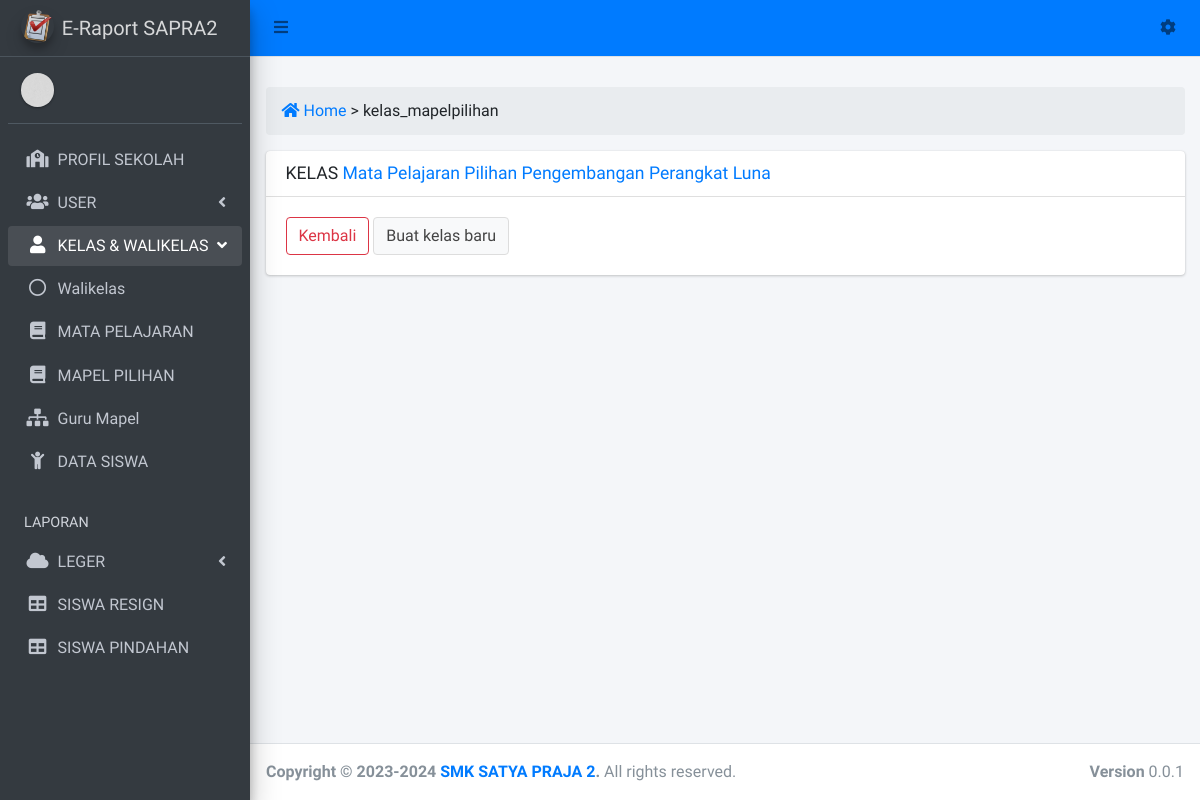
/admin?view=kelas_mapelpilihan&kode_mapelsub=mpp_pplg, run on an earlier commit of the app's database.
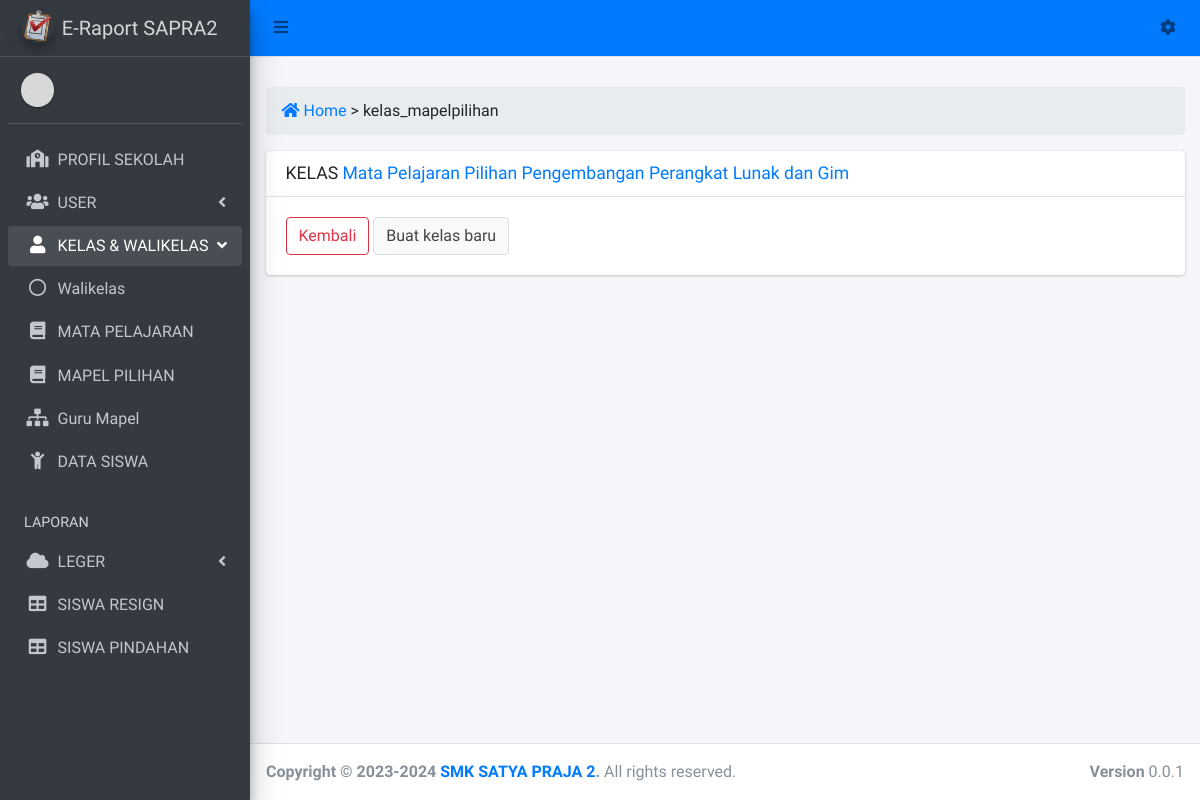
And on a later commit of the database.
### tables this page shows
CREATE TABLE `tb_mapelsub` (
  `id_mapelsub` int(10) NOT NULL,
  `kode_mapelsub` varchar(15) NOT NULL,
  `kode_mapel` varchar(15) NOT NULL,
  `nama_submapel` varchar(150) NOT NULL
);

### view/operator/kelas_mapelpilihan.php (the view, shortened to what this page needs)
<div class="row">
  <div class="col-sm-12">
    <ol class="breadcrumb <?= $bg_breadcrumb;  ?>">
	    <li><a href="admin" class="pr-1"><i class="fas fa-home"></i> Home</a></li>
	    <li class="active"> > <?= $_GET['view'] ?: 'Dashboard'; ?></li>
	  </ol>
  </div>
</div>
<?php
$query = mysqli_query($koneksi, "select * from tb_mapelsub where kode_mapel = 'mpp' and kode_mapelsub = '".$_GET['kode_mapelsub']."'");
$data = mysqli_fetch_array($query);
?>
<div class="row">
	<div class="col-sm-12">
		<div class="card">
			<div class="card-header">
				<h3 class="card-title">KELAS <a href=""><?= $data['nama_submapel'] ?></a></h3>
			</div>
			<div class="card-body">
			<div class="row">
				<div class="col-sm-6">
					<a href="?view=mapel_pilihan" class="btn btn-outline-danger">Kembali</a>
					<button type="button" class="btn btn-default" data-toggle="modal" data-target="#modal-default">
            Buat kelas baru
          </button>
        </div>
				<div class="col-sm-6">
				</div>
			</div>
			</div>
		</div>
	</div>
</div>

### admin.php (shortened to what this page needs)
<?php
require_once('koneksi.php');
?>
<!DOCTYPE html>
<html lang="en">
<head>
  <link rel="stylesheet" href="plugins/fontawesome-free/css/all.min.css">
  <link rel="stylesheet" href="plugins/overlayScrollbars/css/OverlayScrollbars.min.css">
  <link rel="stylesheet" href="dist/css/adminlte.min.css">
  <link rel="stylesheet" href="plugins/datatables-bs4/css/dataTables.bootstrap4.min.css">
  <link rel="stylesheet" href="plugins/datatables-responsive/css/responsive.bootstrap4.min.css">
  <link rel="stylesheet" href="plugins/select2/css/select2.min.css">
  <link rel="stylesheet" href="plugins/select2-bootstrap4-theme/select2-bootstrap4.min.css">
</head>
<body class="hold-transition sidebar-mini layout-fixed layout-navbar-fixed layout-footer-fixed">
<div class="wrapper">
  <nav class="main-header navbar navbar-expand navbar-primary navbar-light">
    <ul class="navbar-nav">
      <li class="nav-item">
        <a class="nav-link" data-widget="pushmenu" href="#" role="button"><i class="fas fa-bars"></i></a>
      </li>
      <li class="nav-item d-none d-sm-inline-block">
        <a href="admin" class="nav-link"><?= $_SESSION['session']; ?></a>
      </li>
    </ul>
    <ul class="navbar-nav ml-auto">
      <li class="nav-item dropdown">
        <a class="nav-link" data-toggle="dropdown" href="#">
          <i class="fas fa-cog"></i>
        </a>
      </li>
    </ul>
  </nav>
  <aside class="main-sidebar sidebar-dark-light bg elevation-4">
    <a href="admin" class="brand-link">
      <img src="dist/img/lrapor.png" alt="AdminLTE Logo" class="brand-image img-circle elevation-3"
           style="opacity: .8">
      <span class="brand-text font-weight-light">E-Raport SAPRA2</span>
    </a>
    <div class="sidebar">
      <div class="user-panel mt-3 pb-3 mb-3 d-flex">
        <div class="image">
          <img src="dist/img/boxed-bg.jpg" class="img-circle elevation-1" alt="User Image">
        </div>
        <div class="info">
        </div>
      </div>
      <nav class="mt-2">
        <ul class="nav nav-pills nav-sidebar flex-column" data-widget="treeview" role="menu" data-accordion="false">
          <li class="nav-item">
            <a href="?view=profil_sekolah" class="nav-link <?= $_GET['view'] == 'profil_sekolah' ? 'active' : ''; ?>">
              <i class="nav-icon fas fa-school"></i>
              <p>
                PROFIL SEKOLAH
              </p>
            </a>
          </li>
          <li class="nav-item">
            <a href="#" class="nav-link">
              <i class="nav-icon fas fa-users"></i>
              <p>
                USER
                <i class="fas fa-angle-left right"></i>
              </p>
            </a>
          </li>
          <li class="nav-item menu-open">
            <a href="#" class="nav-link">
              <i class="nav-icon fas fa-user"></i>
              <p>
                KELAS & WALIKELAS
                <i class="fas fa-angle-left right"></i>
              </p>
            </a>
            <ul class="nav nav-treeview">
              <li class="nav-item">
                <a href="admin?view=walikelas" class="nav-link <?= $_GET['view'] == 'walikelas' ? 'active' : ''; ?>">
                  <i class="far fa-circle nav-icon"></i>
                  <p>Walikelas</p>
                </a>
              </li>
            </ul>
          </li>
          <li class="nav-item">
            <a href="admin?view=mapel_page" class="nav-link <?= $_GET['view'] == 'mapel_page' ? 'active' : ''; ?>">
              <i class="nav-icon fas  fa-book"></i>
              <p>
                MATA PELAJARAN
              </p>
            </a>
          </li>
          <li class="nav-item">
            <a href="admin?view=mapel_pilihan" class="nav-link <?= $_GET['view'] == 'mapel_pilihan' ? 'active' : ''; ?>">
              <i class="nav-icon fas  fa-book"></i>
              <p>
                MAPEL PILIHAN
              </p>
            </a>
          </li>
          <li class="nav-item">
            <a href="admin?view=guru_mapel" class="nav-link <?= $_GET['view'] == 'guru_mapel' ? 'active' : ''; ?>">
              <i class="nav-icon fas  fa-sitemap"></i>
              <p>
                Guru Mapel
              </p>
            </a>
          </li>
          <li class="nav-item">
            <a href="admin?view=siswa" class="nav-link <?= $_GET['view'] == 'siswa' ? 'active' : ''; ?>">
              <i class="nav-icon fas fa-child"></i>
              <p>
                DATA SISWA
              </p>
            </a>
          </li>
        <li class="nav-header">LAPORAN</li>
        <li class="nav-item">
          <a href="#" class="nav-link">
            <i class="nav-icon fas fa-cloud"></i>
            <p>LEGER<i class="fas fa-angle-left right"></i></p>
          </a>
        </li>
        <li class="nav-item">
          <a href="?view=siswa_resign" class="nav-link <?= $_GET['view'] == 'siswa_resign' ? 'active' : ''; ?>">
            <i class="nav-icon fas fa-table"></i>
            <p>SISWA RESIGN</p>
          </a>
        </li>
        <li class="nav-item">
          <a href="?view=siswa_pindahan" class="nav-link <?= $_GET['view'] == 'siswa_pindahan' ? 'active' : ''; ?>">
            <i class="nav-icon fas fa-table"></i>
            <p>SISWA PINDAHAN</p>
          </a>
        </li>
        </ul>
      </nav>
    </div>
  </aside>
  <div class="content-wrapper">
    <div class="content-header">
    </div>
    <section class="content">
      <div class="container-fluid">
        <?php
        $bg_breadcrumb = '';
        if (isset($_GET['view'])) {
          $view = $_GET['view'];
          switch ($view) {
            case 'kelas_mapelpilihan':
              require_once('view/operator/kelas_mapelpilihan.php');
              break;
          }
        }else{
          require_once('view/operator/home.php');
        }
        ?>
      </div>
    </section>
  </div>
  <footer class="main-footer">
    <strong>Copyright &copy; 2023-2024 <a href="https://smksatyapraja2.id">SMK SATYA PRAJA 2</a>.</strong>
    All rights reserved.
    <div class="float-right d-none d-sm-inline-block">
      <b>Version</b> 0.0.1
    </div>
  </footer>
</div>
</body>
</html>

What changed in the data, as far as the page shows it:
changed tb_mapelsub: nama_submapel "Mata Pelajaran Pilihan Pengembangan Perangkat Luna" → "Mata Pelajaran Pilihan Pengembangan Perangkat Lunak dan Gim"
